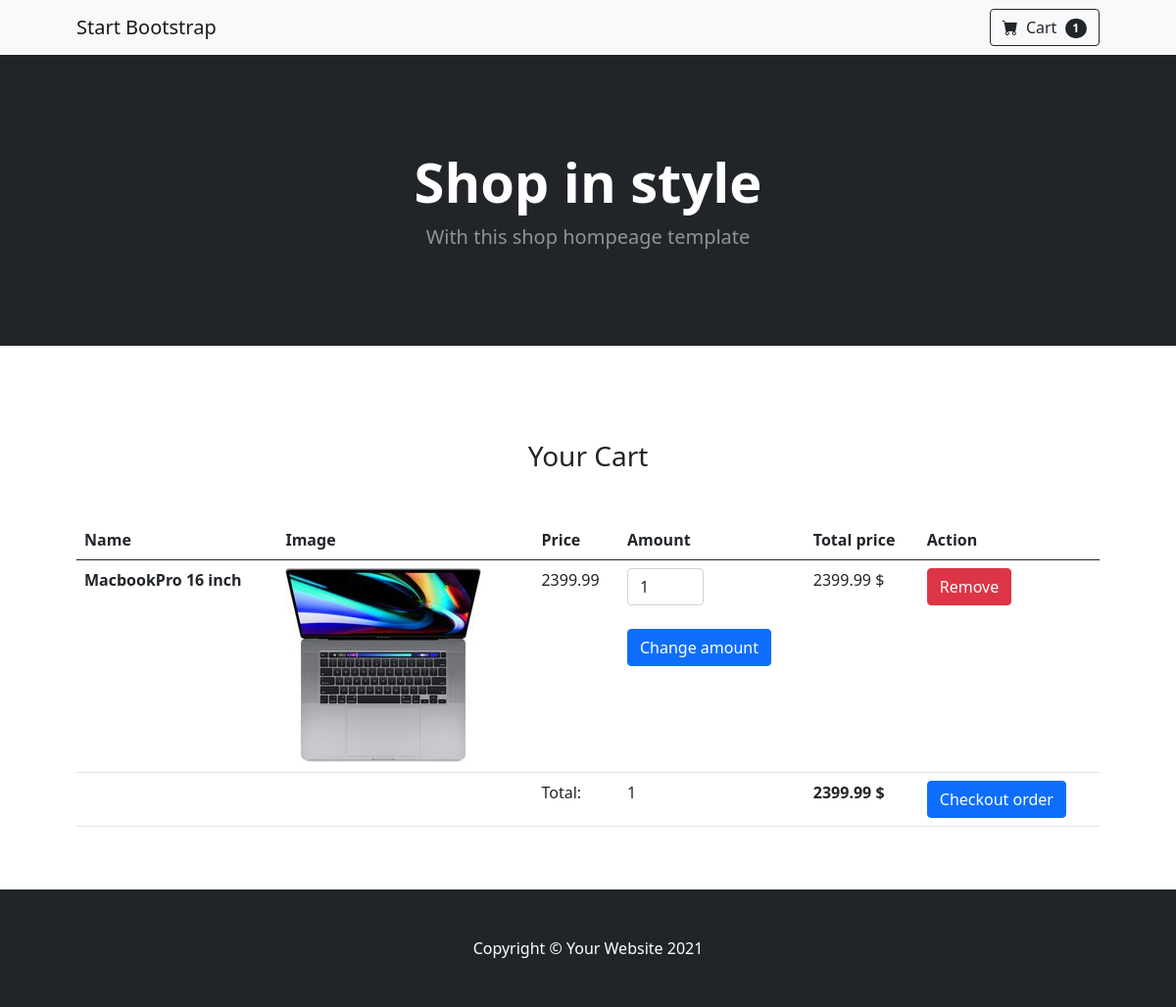
The app's page /cart/ (signed in), older data.
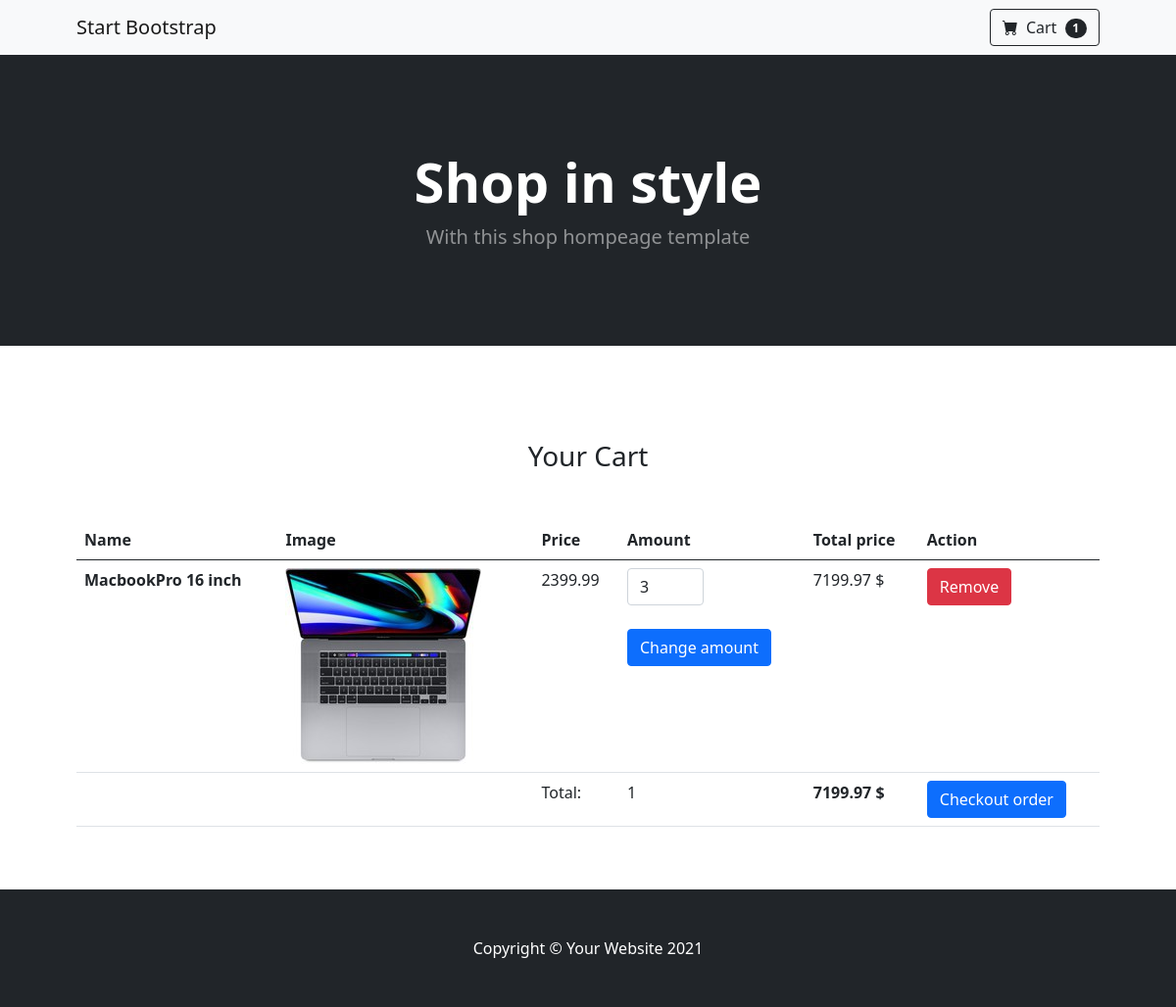
The same page, newer data.
### mainapp/models.py (models this page shows, shortened)
class Cart(models.Model):
    owner = models.ForeignKey('Customer', null=True, verbose_name='owner', on_delete=models.CASCADE)
    products = models.ManyToManyField(CartProduct, blank=True, related_name='related_cart')
    total_products = models.PositiveIntegerField(default=0)
    final_price = models.DecimalField(max_digits=9, default=0, decimal_places=2, verbose_name='Final Price')
    in_order = models.BooleanField(default=False)
    for_anonymous_user = models.BooleanField(default=False)

class CartProduct(models.Model):
    user = models.ForeignKey('Customer', verbose_name='Customer', on_delete=models.CASCADE)
    cart = models.ForeignKey('Cart', verbose_name='Cart', on_delete=models.CASCADE, related_name='related_products')
    content_type = models.ForeignKey(ContentType, on_delete=models.CASCADE)
    object_id = models.PositiveIntegerField()
    content_object = GenericForeignKey('content_type', 'object_id')
    qty = models.PositiveIntegerField(default=1)
    final_price = models.DecimalField(max_digits=9, decimal_places=2, default=0, verbose_name='Final Price')

class Product(models.Model):
    MIN_RESOLUTION = (400, 400)
    MAX_RESOLUTION = (800, 800)
    MAX_IMAGE_SIZE = 314572800000
    class Meta:
        abstract = True
    category = models.ForeignKey(Category, verbose_name='Category', on_delete=models.CASCADE)
    title = models.CharField(max_length=255, verbose_name='Product name')
    slug = models.SlugField(unique=True)
    image = models.ImageField(verbose_name='Image')
    description = models.TextField(verbose_name='Description', null=True)
    price = models.DecimalField(max_digits=9, decimal_places=2, verbose_name='Price')
    def get_model_name(self):
        return self.__class__.__name__.lower()

class Notebook(Product):
    diagonal = models.CharField(max_length=255, verbose_name='diagonal')
    display = models.CharField(max_length=255, verbose_name='display type')
    processor_freq = models.CharField(max_length=255, verbose_name='Processor Frequency')
    ram = models.CharField(max_length=255, verbose_name='RAM')
    video = models.CharField(max_length=255, verbose_name='Video Card')
    time_without_charge = models.CharField(max_length=255, verbose_name='Battery work time')

### mainapp/views.py (the view)
# urls.py: path('cart/', CartView.as_view(), name='cart'),
class CartView(CartMixin, View):
    def get(self, request, *args, **kwargs):
        categories = Category.objects.get_categories_for_left_sidebar()
        context = {
            'cart': self.cart,
            'categories': categories
        }
        return render(request, 'cart.html', context)

### mainapp/mixins.py (called while the page is built)
    def dispatch(self, request, *args, **kwargs):
        if request.user.is_authenticated:
            customer = Customer.objects.filter(user=request.user).first()
            if not customer:
                customer = Customer.objects.create(
                    user=request.user
                )
            cart = Cart.objects.filter(owner=customer, in_order=False).first()
            if not cart:
                cart = Cart.objects.create(owner=customer)
        else:
            cart = Cart.objects.filter(for_anonymous_user=True).first()
            if not cart:
                cart = Cart.objects.create(for_anonymous_user=True)
        self.cart = cart
        return super().dispatch(request, *args, **kwargs)

### mainapp/models.py (called while the page is built)
def get_models_for_count(*model_names):
    return [models.Count(model_name) for model_name in model_names]

    def get_queryset(self):
        return super().get_queryset()

    def get_categories_for_left_sidebar(self):
        models = get_models_for_count('notebook', 'smartphone')
        qs = list(self.get_queryset().annotate(*models))
        data = [
            dict(name=c.name, url=c.get_absolute_url(), count=getattr(c, self.CATEGORY_NAME_COUNT_NAME[c.name]))
            for c in qs
        ]
        return data

    def get_absolute_url(self):
        return reverse('category_detail', kwargs={'slug': self.slug})

### mainapp/templates/cart.html (shortened to what this page needs)
{% extends 'base.html' %}
{% block content %}
<h3 class="text-center mt-5 mb-5">Your Cart {% if not cart.products.count %} empty{% endif %}</h3>
{% if cart.products.count %}
<table class="table">
  <thead>
    <tr>
      <th scope="col">Name</th>
      <th scope="col">Image</th>
      <th scope="col">Price</th>
      <th scope="col">Amount</th>
        <th scope="col">Total price</th>
      <th scope="col">Action</th>
    </tr>
  </thead>
  <tbody>
    {% for item in cart.products.all %}
    <tr>
      <th scope="row">{{ item.content_object.title}}</th>
      <td class="w-25"><img src="{{ item.content_object.image.url }}" class="img-fluid"</td>
      <td>{{ item.content_object.price}}</td>
      <td>
        <form action="{% url 'change_qty' ct_model=item.content_object.get_model_name slug=item.content_object.slug %}" method="POST">
          <input class="form-control" name="qty" style="width: 78px" min="1" type="number" value="{{ item.qty }}">
          <br>
          <input type="submit" class="btn btn-primary" value="Change amount">
        </form>
      </td>
        <td>{{ item.final_price }} $</td>
      <td>
        <a href="{% url 'delete_from_cart' ct_model=item.content_object.get_model_name slug=item.content_object.slug %}"><button class="btn btn-danger">Remove</button></a>
      </td>
    </tr>
    {% endfor %}
    <tr>
      <td colspan="2"></td>
      <td>Total:</td>
      <td>{{ cart.total_products }}</td>
      <td><strong>{{ cart.final_price }} $</strong></td>
      <td><a href="{% url 'checkout' %}"><button class="btn btn-primary">Checkout order</button></a></td>
    </tr>
  </tbody>
</table>
{% endif %}
{% endblock content %}

### mainapp/templates/base.html (shortened to what this page needs)
<!DOCTYPE html>
<html lang="en">
    <head>
        <link href="https://cdn.jsdelivr.net/npm/bootstrap-icons@1.5.0/font/bootstrap-icons.css" rel="stylesheet" />
        <link href="https://cdn.jsdelivr.net/npm/bootstrap@5.0.1/dist/css/bootstrap.min.css" rel="stylesheet">
    </head>
    <body>
        <nav class="navbar navbar-expand-lg navbar-light bg-light">
            <div class="container px-4 px-lg-5">
                <a class="navbar-brand" href="#!">Start Bootstrap</a>
                <div class="collapse navbar-collapse" id="navbarSupportedContent">
                    <ul class="navbar-nav me-auto mb-2 mb-lg-0 ms-lg-4">
                        <li class="nav-item"><a class="nav-link active" aria-current="page" href="#!"></a></li>
                        <li class="nav-item"><a class="nav-link" href="#!"></a></li>
                    </ul>
                    <form class="d-flex">
                        <a href="{% url 'cart' %}"><div class="btn btn-outline-dark">
                            <i class="bi-cart-fill me-1"></i>
                            Cart
                            <span class="badge bg-dark text-white ms-1 rounded-pill">{{ cart.products.count }}</span>
                        </div></a>
                    </form>
                </div>
            </div>
        </nav>
        <header class="bg-dark py-5">
            <div class="container px-4 px-lg-5 my-5">
                <div class="text-center text-white">
                    <h1 class="display-4 fw-bolder">Shop in style</h1>
                    <p class="lead fw-normal text-white-50 mb-0">With this shop hompeage template</p>
                </div>
            </div>
        </header>
        <section class="py-5">
            <div class="container px-4 px-lg-5 mt-5">
                {% block content %}{% endblock content %}
            </div>
        </section>
        <footer class="py-5 bg-dark">
            <div class="container"><p class="m-0 text-center text-white">Copyright &copy; Your Website 2021</p></div>
        </footer>
    </body>
</html>

Row changes from the older to the newer data that the page shows:
changed Cart id 1: final_price "2399.99" → "7199.97"
changed CartProduct "MacbookPro 16 inch": qty "1" → "3"; final_price "2399.99" → "7199.97"
